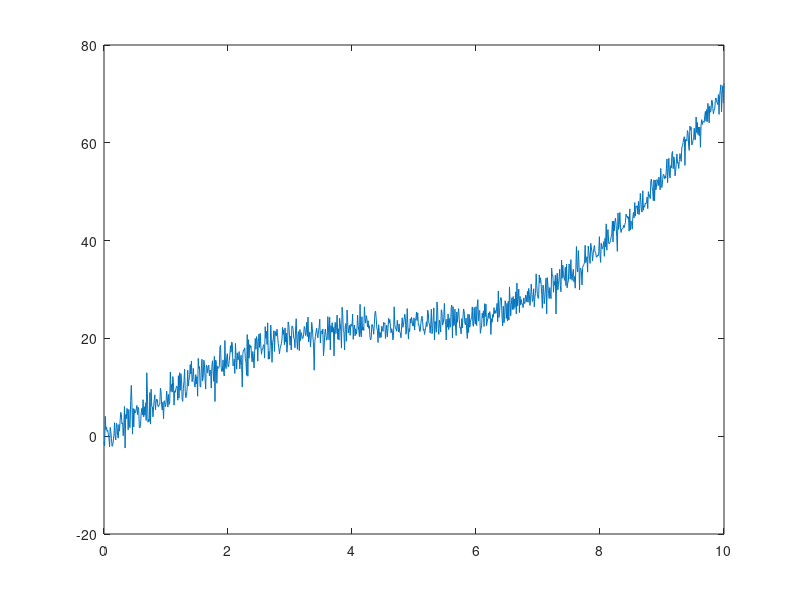

The MATLAB script that drew this image:
function [y,t]=ex6_23(N,T,dt)
%% Exercise 6.3
if nargin<1, N=5;end
if nargin<2, T=10;end
if nargin<3, dt=0.01;end
% 56.4
if length(T)>1
    t=T;
else
    t=0:dt:T;
end

% Exercise 6.2
v=randn(size(t));
y = 0.5*t.^2 + 2*t + 10*sin(pi*t/N)+ 2*v;
plot(t,y);
figure(gcf)